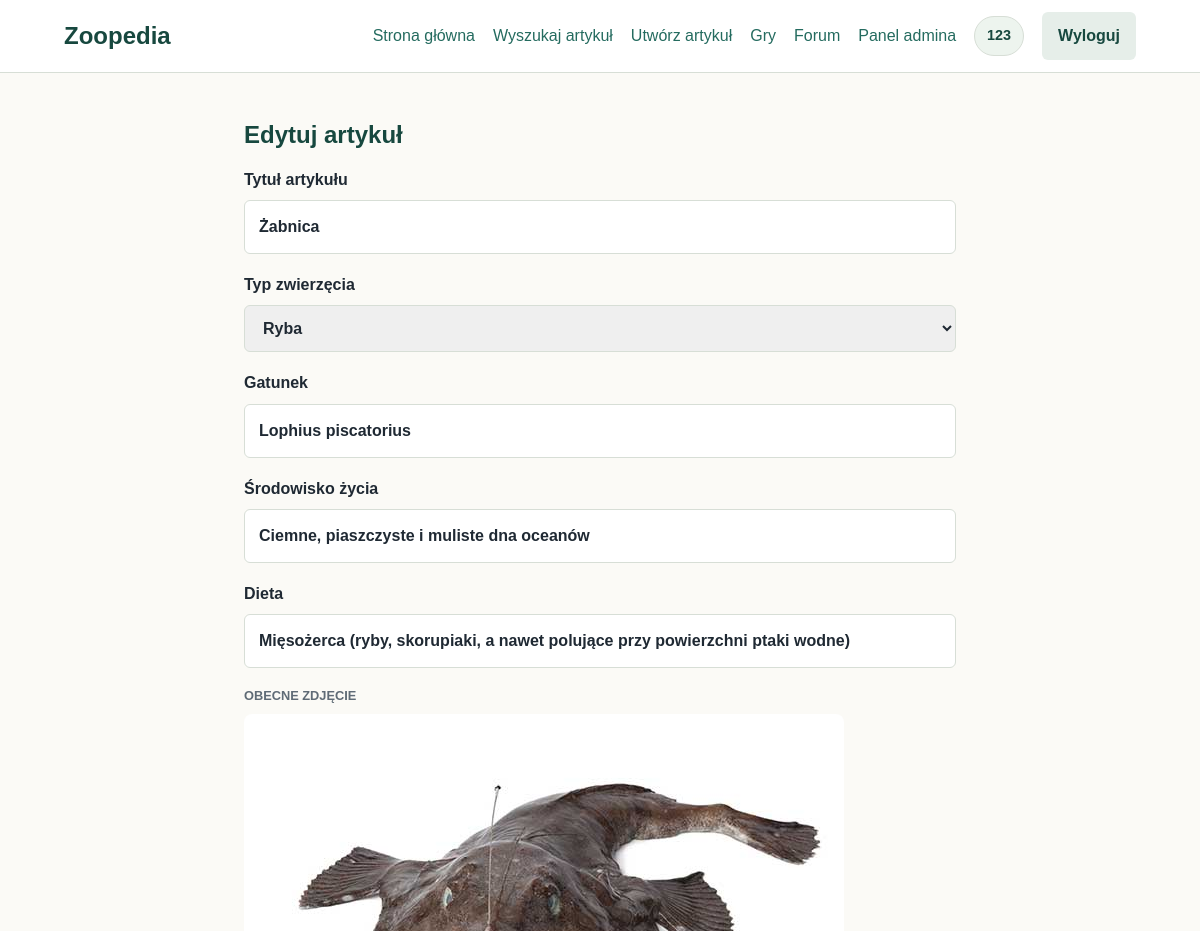
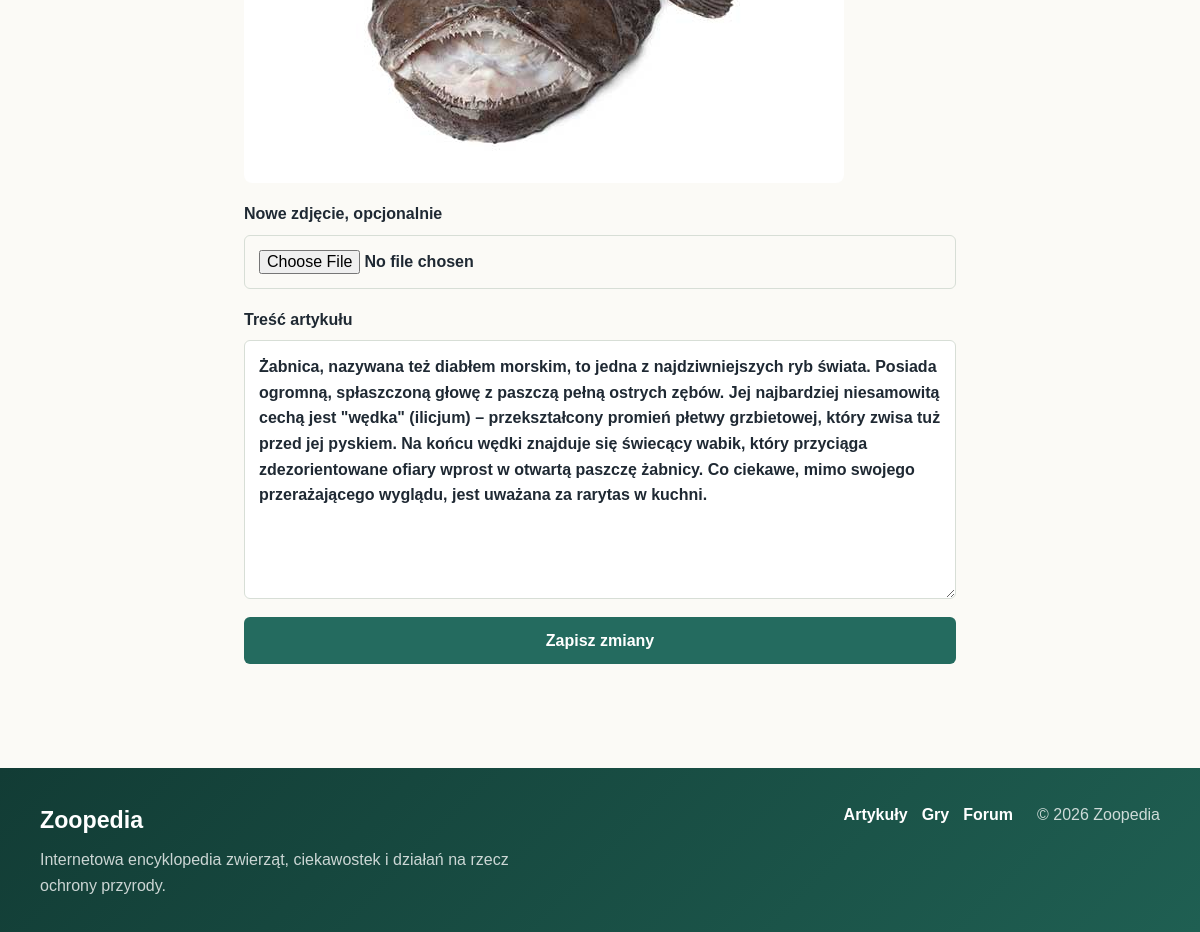
Screenshot of /edytuj-artykul/zabnica (signed in) with the database file from the repository (2 pictures, top to bottom).
### tables this page shows
CREATE TABLE `articles` (
  `id` int(11) NOT NULL,
  `slug` varchar(160) NOT NULL,
  `title` varchar(180) NOT NULL,
  `animal_type` varchar(30) NOT NULL DEFAULT 'ssak',
  `species` varchar(180) NOT NULL,
  `habitat` varchar(255) NOT NULL,
  `diet` varchar(180) NOT NULL,
  `content` text NOT NULL,
  `image` varchar(255) DEFAULT NULL,
  `created_at` date NOT NULL
);

### edit_article.php (the view, shortened to what this page needs)
<?php
require_once __DIR__ . '/functions.php';
$slug = $_GET['slug'] ?? '';
$article = find_article($slug);
$values = [
    'title' => $article['title'] ?? '',
    'animal_type' => normalize_animal_type($article['animal_type'] ?? 'ssak'),
    'species' => $article['species'] ?? '',
    'habitat' => $article['habitat'] ?? '',
    'diet' => $article['diet'] ?? '',
    'content' => $article['content'] ?? '',
];
?>
<!doctype html>
<html lang="pl">
<head>
    <link rel="stylesheet" href="<?= h(asset_url('style.css')) ?>">
</head>
<body>
    <main class="page">
        <section class="form-shell">
            <?php if (!$article): ?>
                <h1>Nie znaleziono artykułu</h1>
                <p class="empty">Nie można edytować artykułu, który nie istnieje.</p>
                <a class="text-link" href="<?= h(url_for('search')) ?>">Wróć do listy artykułów</a>
            <?php else: ?>
                <h1>Edytuj artykuł</h1>
                <form class="article-form" action="<?= h(edit_article_url($slug)) ?>" method="post" enctype="multipart/form-data">
                    <label>
                        Tytuł artykułu
                        <input type="text" name="title" value="<?= h($values['title']) ?>" required>
                    </label>
                    <label>
                        Typ zwierzęcia
                        <select name="animal_type" required>
                            <?php foreach (animal_type_options() as $typeValue => $typeLabel): ?>
                                <option value="<?= h($typeValue) ?>" <?= $values['animal_type'] === $typeValue ? 'selected' : '' ?>>
                                    <?= h($typeLabel) ?>
                                </option>
                            <?php endforeach; ?>
                        </select>
                    </label>
                    <label>
                        Gatunek
                        <input type="text" name="species" value="<?= h($values['species']) ?>">
                    </label>
                    <label>
                        Środowisko życia
                        <input type="text" name="habitat" value="<?= h($values['habitat']) ?>">
                    </label>
                    <label>
                        Dieta
                        <input type="text" name="diet" value="<?= h($values['diet']) ?>">
                    </label>
                    <?php if (!empty($article['image'])): ?>
                        <div>
                            <p class="meta">Obecne zdjęcie</p>
                            <img
                                class="article-thumb"
                                src="<?= h(asset_url('uploads/' . $article['image'])) ?>"
                                alt="<?= h($article['title']) ?>"
                            >
                        </div>
                    <?php endif; ?>
                    <label>
                        Nowe zdjęcie, opcjonalnie
                        <input type="file" name="image" accept="image/jpeg,image/png,image/webp,image/gif">
                    </label>
                    <label>
                        Treść artykułu
                        <textarea name="content" rows="9" required><?= h($values['content']) ?></textarea>
                    </label>
                    <button type="submit">Zapisz zmiany</button>
                </form>
            <?php endif; ?>
        </section>
    </main>
</body>
</html>

### style.css (style rules this page uses)
:root { --ink: #1f2933; --muted: #5f6b76; --paper: #fbfaf6; --surface: #ffffff; --line: #d7ded6; --accent: #246b5f; --accent-strong: #17483f; --soft: #edf4ee; --warning: #9b2c2c; }
* { box-sizing: border-box; }
body { display: flex; flex-direction: column; margin: 0; min-height: 100vh; background: var(--paper); color: var(--ink); font-family: Arial, Helvetica, sans-serif; line-height: 1.6; }
main { flex: 1; }
.button, button { background: var(--accent); border: 0; border-radius: 6px; color: white; cursor: pointer; display: inline-flex; font: inherit; font-weight: 700; justify-content: center; padding: 11px 16px; }
.hero > div, .section, .form-shell, .article-detail { margin: 0 auto; max-width: 1120px; }
.eyebrow, .meta { color: inherit; font-size: 0.8rem; font-weight: 800; letter-spacing: 0; margin: 0 0 8px; text-transform: uppercase; }
.meta { color: var(--muted); }
.search-bar input, .article-form input, .article-form textarea, .article-form select, .forum-form input, .forum-form textarea, .comment-form textarea { border: 1px solid var(--line); border-radius: 6px; color: var(--ink); font: inherit; padding: 13px 14px; width: 100%; }
.section, .form-shell, .article-detail { padding: 48px 24px; }
.section h1, .section h2, .form-shell h1, .article-detail h1 { color: var(--accent-strong); line-height: 1.15; margin: 0 0 18px; }
.form-shell { max-width: 760px; }
.article-form, .forum-form { display: grid; gap: 18px; }
.article-form label, .forum-form label { display: grid; font-weight: 700; gap: 8px; }
.article-thumb { border-radius: 8px; display: block; height: auto; max-height: 100%; max-width: 100%; object-fit: contain; width: auto; }

### rows the page displays
articles: title "Żabnica", animal_type "Ryba", species "Lophius piscatorius", habitat "Ciemne, piaszczyste i muliste dna oceanów", diet "Mięsożerca (ryby, skorupiaki, a nawet polujące przy powierzchni ptaki wodne)", image (picture), content "Żabnica, nazywana też diabłem morskim, to jedna z najdziwniejszych ryb świata. Posiada ogromną, spłaszczoną głowę z paszczą pełną ostrych zębów. Jej najbardziej niesamowitą cechą jest \"wędka\" (ilicjum) – przekształcony promień płetwy grzbietowej, który zwisa tuż przed jej pyskiem. Na końcu wędki znajduje się świecący wabik, który przyciąga zdezorientowane ofiary wprost w otwartą paszczę żabnicy. Co ciekawe, mimo swojego przerażającego wyglądu, jest uważana za rarytas w kuchni."

### other values shown
$user['login'] "123"
